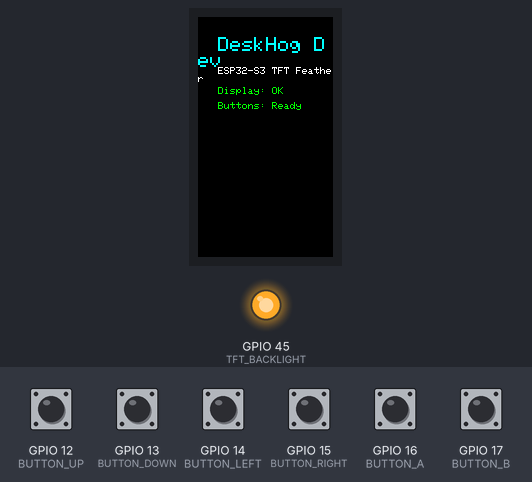
A sketch run on a simulated ESP32-S3. Parts: 135×240 colour display, output pins drawn as LEDs (lit = HIGH). The inputs (shaded band) are chosen by the test bench; at power-on: GPIO 12 (BUTTON_UP), GPIO 13 (BUTTON_DOWN), GPIO 14 (BUTTON_LEFT), GPIO 15 (BUTTON_RIGHT), GPIO 16 (BUTTON_A), GPIO 17 (BUTTON_B) HIGH. What the sketch prints to the serial monitor is not drawn.

Above: at 0.3 s.
At 2.3 s:
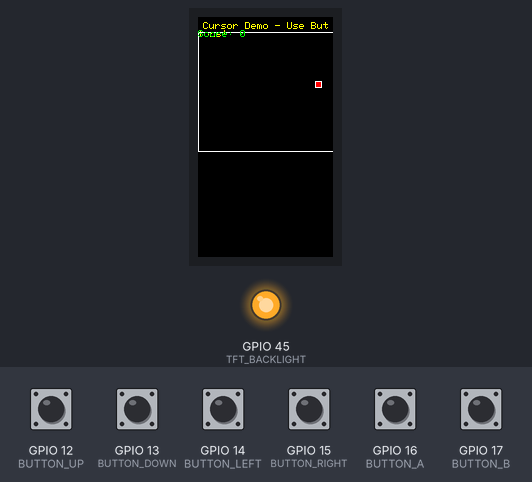

The sketch:

deskhog_demo.ino
```cpp
#include <Arduino.h>
#include <Adafruit_GFX.h>
#include <Adafruit_ST7789.h>
#include <SPI.h>

// TFT display pins for ESP32-S3 TFT Feather
#define TFT_CS         7
#define TFT_RST        40
#define TFT_DC         39
#define TFT_BACKLIGHT  45

// Display dimensions
#define TFT_WIDTH  240
#define TFT_HEIGHT 135

// Create display object
Adafruit_ST7789 tft = Adafruit_ST7789(TFT_CS, TFT_DC, TFT_RST);

// Button pins (using your Arduino kit buttons on breadboard)
// Connect these to GPIO pins with pull-up resistors
#define BUTTON_UP    12
#define BUTTON_DOWN  13
#define BUTTON_LEFT  14
#define BUTTON_RIGHT 15
#define BUTTON_A     16
#define BUTTON_B     17

// Game state variables
int cursor_x = TFT_WIDTH / 2;
int cursor_y = TFT_HEIGHT / 2;
int score = 0;
unsigned long last_update = 0;
bool demo_mode = true;

// Function prototypes
void drawWelcomeScreen();
void drawGameScreen();
void drawTestGraphics();
void handleButtons();
void handleButtonPress(int button);
void updateDisplay();

void setup() {
  // Initialize serial communication
  Serial.begin(115200);
  while (!Serial) delay(10);

  Serial.println("ESP32-S3 TFT Feather - DeskHog Development");
  Serial.println("=========================================");

  // Initialize button pins with internal pull-up resistors
  pinMode(BUTTON_UP, INPUT_PULLUP);
  pinMode(BUTTON_DOWN, INPUT_PULLUP);
  pinMode(BUTTON_LEFT, INPUT_PULLUP);
  pinMode(BUTTON_RIGHT, INPUT_PULLUP);
  pinMode(BUTTON_A, INPUT_PULLUP);
  pinMode(BUTTON_B, INPUT_PULLUP);

  // Initialize TFT display
  Serial.println("Initializing TFT display...");

  // Turn on backlight
  pinMode(TFT_BACKLIGHT, OUTPUT);
  digitalWrite(TFT_BACKLIGHT, HIGH);

  // Initialize display with correct orientation
  tft.init(TFT_WIDTH, TFT_HEIGHT);
  tft.setRotation(1);  // Landscape mode

  // Clear screen with black background
  tft.fillScreen(ST77XX_BLACK);

  Serial.println("Display initialized successfully!");

  // Welcome screen
  drawWelcomeScreen();
  delay(2000);

  // Switch to interactive mode
  demo_mode = false;
  drawGameScreen();

  Serial.println("Ready for input! Use your breadboard buttons:");
  Serial.println("- Arrow keys: Move cursor");
  Serial.println("- A button: Increment score");
  Serial.println("- B button: Reset");
}

void loop() {
  // Handle button input
  handleButtons();

  // Update display periodically
  if (millis() - last_update > 100) {
    updateDisplay();
    last_update = millis();
  }

  // Small delay to prevent overwhelming the system
  delay(10);
}

void drawWelcomeScreen() {
  tft.fillScreen(ST77XX_BLACK);

  // Title
  tft.setTextColor(ST77XX_CYAN);
  tft.setTextSize(2);
  tft.setCursor(20, 20);
  tft.println("DeskHog Dev");

  // Subtitle
  tft.setTextColor(ST77XX_WHITE);
  tft.setTextSize(1);
  tft.setCursor(20, 50);
  tft.println("ESP32-S3 TFT Feather");

  // Status
  tft.setTextColor(ST77XX_GREEN);
  tft.setCursor(20, 70);
  tft.println("Display: OK");
  tft.setCursor(20, 85);
  tft.println("Buttons: Ready");

  // Fun graphics
  drawTestGraphics();
}

void drawGameScreen() {
  tft.fillScreen(ST77XX_BLACK);

  // Header
  tft.setTextColor(ST77XX_YELLOW);
  tft.setTextSize(1);
  tft.setCursor(5, 5);
  tft.println("Cursor Demo - Use Buttons!");

  // Draw border
  tft.drawRect(0, 15, TFT_WIDTH, TFT_HEIGHT - 15, ST77XX_WHITE);
}

void drawTestGraphics() {
  // Draw some colorful rectangles
  tft.fillRect(150, 30, 20, 20, ST77XX_RED);
  tft.fillRect(175, 30, 20, 20, ST77XX_GREEN);
  tft.fillRect(200, 30, 20, 20, ST77XX_BLUE);

  // Draw a circle
  tft.fillCircle(160, 70, 15, ST77XX_MAGENTA);

  // Draw some lines
  for (int i = 0; i < 5; i++) {
    tft.drawLine(150 + i * 5, 90, 150 + i * 5, 110, ST77XX_CYAN);
  }
}

void handleButtons() {
  static bool button_states[6] = {false};
  static unsigned long button_timers[6] = {0};
  const unsigned long debounce_delay = 50;

  // Button pins array
  int buttons[] = {BUTTON_UP, BUTTON_DOWN, BUTTON_LEFT, BUTTON_RIGHT, BUTTON_A, BUTTON_B};

  for (int i = 0; i < 6; i++) {
    bool current_state = !digitalRead(buttons[i]); // Inverted because of pull-up

    // Debouncing
    if (current_state != button_states[i]) {
      button_timers[i] = millis();
    }

    if ((millis() - button_timers[i]) > debounce_delay) {
      if (current_state && !button_states[i]) {
        // Button just pressed
        handleButtonPress(i);
      }
      button_states[i] = current_state;
    }
  }
}

void handleButtonPress(int button) {
  const int move_speed = 5;

  switch (button) {
    case 0: // UP
      cursor_y = max(20, cursor_y - move_speed);
      Serial.println("UP pressed");
      break;

    case 1: // DOWN
      cursor_y = min(TFT_HEIGHT - 10, cursor_y + move_speed);
      Serial.println("DOWN pressed");
      break;

    case 2: // LEFT
      cursor_x = max(5, cursor_x - move_speed);
      Serial.println("LEFT pressed");
      break;

    case 3: // RIGHT
      cursor_x = min(TFT_WIDTH - 10, cursor_x + move_speed);
      Serial.println("RIGHT pressed");
      break;

    case 4: // A
      score++;
      Serial.printf("A pressed - Score: %d\n", score);
      break;

    case 5: // B
      score = 0;
      cursor_x = TFT_WIDTH / 2;
      cursor_y = TFT_HEIGHT / 2;
      Serial.println("B pressed - Reset");
      break;
  }
}

void updateDisplay() {
  if (demo_mode) return;

  // Clear previous cursor (draw black rectangle)
  static int last_x = cursor_x;
  static int last_y = cursor_y;

  if (last_x != cursor_x || last_y != cursor_y) {
    tft.fillRect(last_x - 2, last_y - 2, 9, 9, ST77XX_BLACK);
  }

  // Draw new cursor
  tft.fillRect(cursor_x - 2, cursor_y - 2, 5, 5, ST77XX_RED);
  tft.drawRect(cursor_x - 3, cursor_y - 3, 7, 7, ST77XX_WHITE);

  // Update score display
  static int last_score = -1;
  if (score != last_score) {
    // Clear previous score
    tft.fillRect(150, 5, 80, 10, ST77XX_BLACK);

    // Draw new score
    tft.setTextColor(ST77XX_GREEN);
    tft.setTextSize(1);
    tft.setCursor(150, 5);
    tft.printf("Score: %d", score);

    last_score = score;
  }

  // Update position tracking
  last_x = cursor_x;
  last_y = cursor_y;

  // Display coordinates in serial for debugging
  static unsigned long coord_timer = 0;
  if (millis() - coord_timer > 1000) {
    Serial.printf("Position: (%d, %d), Score: %d\n", cursor_x, cursor_y, score);
    coord_timer = millis();
  }
}
```
